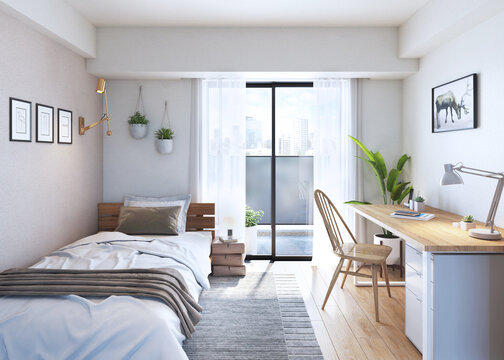
//> input picture img/room.jpg, 504 x 360 px
$ ./plane_to_homography   (built with g++ and OpenCV 4)
//> lines starting //> are read from the running program, lines starting //| are printed output that depends on the picture
#include <opencv2/opencv.hpp>
#include <iostream>
#include <random>

struct Plane
{
    double a, b, c, d;
};

// =========================
// ① 平面フィット（変更なし）
// =========================
Plane fitPlane(const cv::Point3d &p1,
               const cv::Point3d &p2,
               const cv::Point3d &p3)
{
    cv::Point3d v1 = p2 - p1;
    cv::Point3d v2 = p3 - p1;
    cv::Point3d n = v1.cross(v2);

    Plane pl;
    pl.a = n.x;
    pl.b = n.y;
    pl.c = n.z;
    pl.d = -(n.x * p1.x + n.y * p1.y + n.z * p1.z);
    return pl;
}

// =========================
// ② 距離関数（変更なし）
// =========================
double dist(const Plane &pl, const cv::Point3d &p)
{
    return std::abs(pl.a * p.x + pl.b * p.y + pl.c * p.z + pl.d) /
           std::sqrt(pl.a * pl.a + pl.b * pl.b + pl.c * pl.c);
}

int main()
{
    cv::Mat img = cv::imread("../img/room.jpg");
//> img is the input picture: 360 rows x 504 cols, CV_8UC3; mean B, G, R 189.5, 185.2, 185.1
    if (img.empty())
        return -1;

    cv::Mat gray, edges;
    cv::cvtColor(img, gray, cv::COLOR_BGR2GRAY);
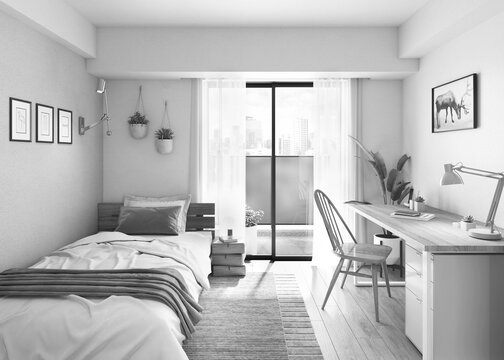
//> gray: 360 rows x 504 cols, CV_8UC1; min 5, max 255, mean 185.6
    cv::Canny(gray, edges, 80, 160);
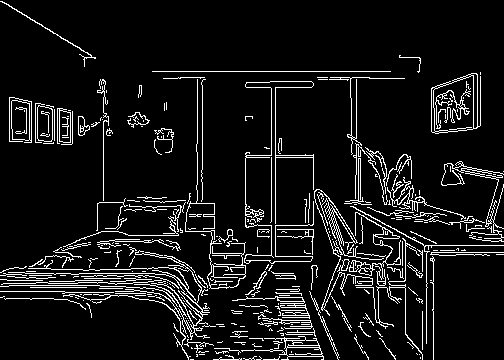
//> edges: 360 rows x 504 cols, CV_8UC1; 8.5% white in thin lines or dots

    // =========================================================
    // ③ edge → 擬似3D点群（変更なし）
    // =========================================================
    std::vector<cv::Point3d> pts;
    for (int y = 0; y < edges.rows; y++)
    {
        for (int x = 0; x < edges.cols; x++)
        {
            if (edges.at<uchar>(y, x) > 0)
            {
                pts.emplace_back(x, y, 1.0);
            }
        }
    }
//> after the loop, pts = 15475 Point3s, first 12: [0, 1, 1], [1, 1, 1], [2, 1, 1], [2, 2, 1], [3, 2, 1], [4, 2, 1], [4, 3, 1], [5, 3, 1], [6, 3, 1], [6, 4, 1], [7, 4, 1], [8, 4, 1]

    // =========================================================
    // ④ RANSAC plane（変更なし）
    // =========================================================
    std::mt19937 gen(0);
    std::uniform_int_distribution<> dis(0, pts.size() - 1);

    Plane best;
    int bestInliers = 0;

    for (int i = 0; i < 150; i++)
    {
        Plane pl = fitPlane(
            pts[dis(gen)],
            pts[dis(gen)],
            pts[dis(gen)]);

        int inliers = 0;
        for (auto &p : pts)
        {
            if (dist(pl, p) < 1.0)
                inliers++;
        }

        if (inliers > bestInliers)
        {
            bestInliers = inliers;
            best = pl;
        }
    }
//> this loop made 150 passes
//> (v1 in fitPlane, v2 in fitPlane, n in fitPlane, pl.c in fitPlane, pl.d in fitPlane) on passes 1 to 8: (Point3(58, -20, 0), Point3(254, -29, 0), Point3(0, 0, 3398), 3398, -3398), (Point3(-256, -43, 0), Point3(-7, -4, 0), Point3(0, 0, 723), 723, -723), (Point3(93, 79, 0), Point3(68, 27, 0), Point3(0, 0, -2861), -2861, 2861), (Point3(-94, 56, 0), Point3(-449, 53, 0), Point3(0, 0, 20162), 20162, -20162), (Point3(-7, -127, 0), Point3(210, -91, 0), Point3(0, 0, 27307), 27307, -27307), (Point3(-174, 168, 0), Point3(-20, -91, 0), Point3(0, 0, 19194), 19194, -19194), (Point3(-117, -55, 0), Point3(-13, -77, 0), Point3(0, 0, 8294), 8294, -8294), (Point3(-400, 11, 0), Point3(-109, 59, 0), Point3(0, 0, -22401), -22401, 22401)
//> after the loop, bestInliers = 15475

    std::cout << "Plane found: "
              << best.a << "x + "
              << best.b << "y + "
              << best.c << "z + "
              << best.d << std::endl;
//| Plane found: 0x + 0y + 3398z + -3398

    // =========================================================
    // ❌❌❌【削除された旧処理】❌❌❌
    // boundingRectでHomography（RANSAC未使用）
    //
    // std::vector<cv::Point> edgePts;
    // cv::Rect bbox = cv::boundingRect(edgePts);
    // src = bbox四隅
    // =========================================================

    // =========================================================
    // ✔️ 新処理①：RANSAC inlier抽出
    // =========================================================
    std::vector<cv::Point2f> inliers2D;
    double thresh = 1.0;

    for (const auto &p : pts)
    {
        if (dist(best, p) < thresh)
        {
            inliers2D.emplace_back(p.x, p.y);
        }
    }
//> this loop made 15475 passes
//> after the loop, inliers2D = 15475 Points (x, y), first 12: [0, 1], [1, 1], [2, 1], [2, 2], [3, 2], [4, 2], [4, 3], [5, 3], [6, 3], [6, 4], [7, 4], [8, 4]

    // =========================================================
    // ✔️ 新処理②：凸包（形状安定化）
    // =========================================================
    std::vector<cv::Point2f> hull;
    cv::convexHull(inliers2D, hull);
//> hull = 10 Points (x, y): [503, 254], [433, 359], [188, 359], [5, 299], [0, 297], [0, 1], [2, 1], [419, 57], [480, 72], [503, 171]

    // =========================================================
    // ✔️ 新処理③：4点化（Homography用）
    // =========================================================
    std::vector<cv::Point2f> src;

    cv::approxPolyDP(hull, src, 0.02 * cv::arcLength(hull, true), true);
//> src = 6 Points (x, y): [503, 254], [433, 359], [188, 359], [0, 297], [0, 1], [480, 72]

    // 念のため4点制約（簡易フォールバック）
    if (src.size() != 4)
    {
        cv::Rect bbox = cv::boundingRect(hull);
//> bbox = Rect(0, 1, 504, 359)
        src = {
            {(float)bbox.x, (float)bbox.y},
            {(float)(bbox.x + bbox.width), (float)bbox.y},
            {(float)(bbox.x + bbox.width), (float)(bbox.y + bbox.height)},
            {(float)bbox.x, (float)(bbox.y + bbox.height)}};
//> src = 4 Points (x, y): [0, 1], [504, 1], [504, 360], [0, 360]
    }

    // =========================================================
    // ✔️ 新処理④：目的座標（鳥瞰）
    // =========================================================
    int W = 500, H = 700;
    std::vector<cv::Point2f> dst = {
        {0, 0}, {float(W), 0}, {float(W), float(H)}, {0, float(H)}};

    // =========================================================
    // ✔️ Homography（ここは変更なし）
    // =========================================================
    cv::Mat Hmat = cv::findHomography(src, dst);
//> Hmat = [[0.992, 0, -4.92e-14], [0, 1.95, -1.95], [0, 0, 1]]
    cv::Mat warped;
    cv::warpPerspective(img, warped, Hmat, cv::Size(W, H));
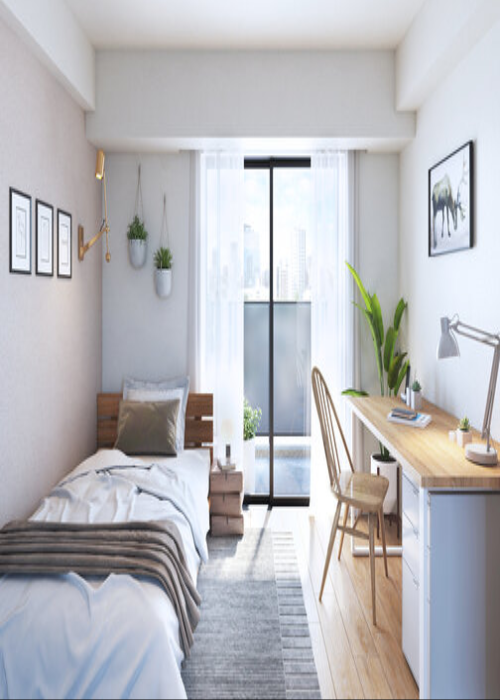
//> warped: 700 rows x 500 cols, CV_8UC3; mean B, G, R 189.2, 184.9, 184.8

    // =========================================================
    // ✔️ 可視化（追加）
    // =========================================================
    cv::Mat vis = img.clone();

    for (const auto &p : pts)
    {
        double d = dist(best, p);
        cv::circle(vis, cv::Point(p.x, p.y), 1,
                   d < thresh ? cv::Scalar(0, 0, 255)
                              : cv::Scalar(255, 0, 0),
                   -1);
    }
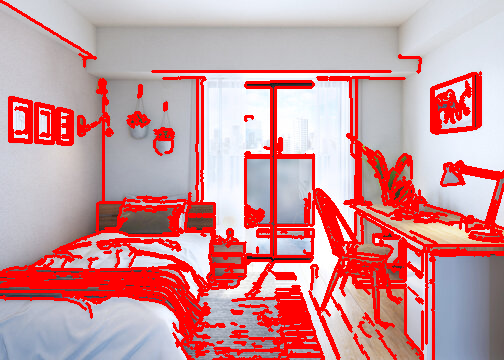
//> vis: 360 rows x 504 cols, CV_8UC3; mean B, G, R 153, 148.7, 206

    cv::imshow("edges", edges);
    cv::imshow("RANSAC inliers + hull", vis);
    cv::imshow("bird view", warped);

    cv::waitKey(0);
}

$ run again, with img/load.jpg copied over img/room.jpg
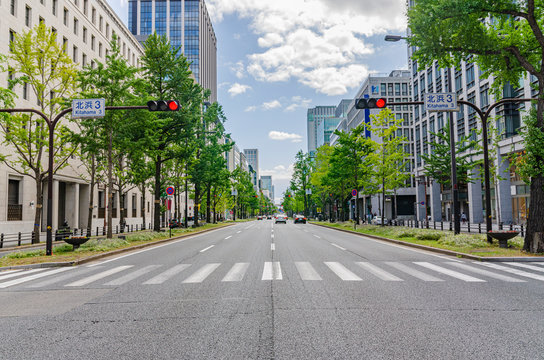
//> input picture img/load.jpg, 544 x 360 px
//> img is the input picture: 360 rows x 544 cols, CV_8UC3; mean B, G, R 126.3, 139.6, 132.9
//> `cv::Canny(gray, edges, 80, 160);`:
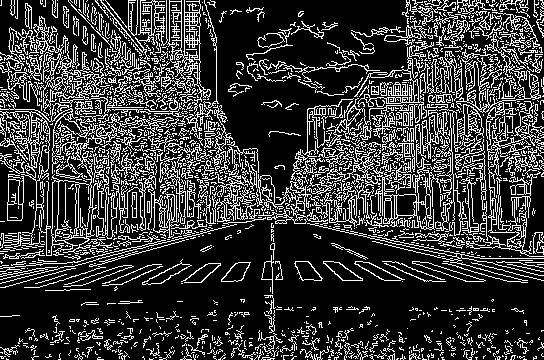
//> edges: 360 rows x 544 cols, CV_8UC1; 22.5% white in thin lines or dots
//> after the loop `for (int y = 0; y < edges.rows; y++)`: pts = 44091 items
//> the loop `for (int i = 0; i < 150; i++)` made 150 passes
//> (v1 in fitPlane, v2 in fitPlane, n in fitPlane, pl.c in fitPlane, pl.d in fitPlane) on passes 1 to 5: (Point3(-275, -33, 0), Point3(-199, -44, 0), Point3(0, 0, 5533), 5533, -5533), (Point3(168, -83, 0), Point3(-72, -8, 0), Point3(0, 0, -7320), -7320, 7320), (Point3(223, 121, 0), Point3(-57, 31, 0), Point3(0, 0, 13810), 13810, -13810), (Point3(-15, 67, 0), Point3(-139, 61, 0), Point3(0, 0, 8398), 8398, -8398), (Point3(44, -176, 0), Point3(61, -138, 0), Point3(0, 0, 4664), 4664, -4664)
//> after the loop `for (int i = 0; i < 150; i++)`: bestInliers = 44091
//| Plane found: 0x + 0y + 5533z + -5533
//> the loop `for (const auto &p : pts)` made 44091 passes
//> p on passes 1 to 3: Point3(1, 0, 1), Point3(11, 0, 1), Point3(14, 0, 1)
//> after the loop `for (const auto &p : pts)`: inliers2D = 44091 items
//> hull = 9 Points (x, y): [543, 356], [533, 359], [6, 359], [1, 358], [0, 356], [0, 5], [1, 0], [542, 0], [543, 2]
//> src = 4 Points (x, y): [543, 356], [1, 358], [1, 0], [542, 0]
//> Hmat = [[-0.924, 0.0026, 500.9], [-0.00722, -1.96, 700], [-1.03e-05, 5.19e-06, 1]]
//> after the loop `for (const auto &p : pts)`:
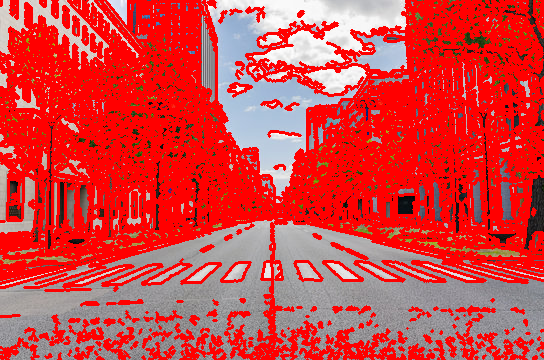
//> vis: 360 rows x 544 cols, CV_8UC3; mean B, G, R 67.7, 68, 212.3
